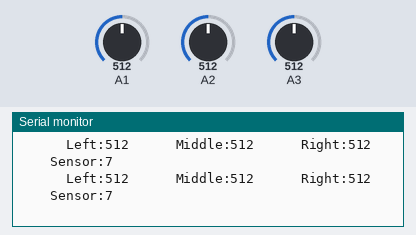
The sketch below on a simulated Arduino Uno, built with avr-gcc and run on an emulated ATmega328P. Parts: the last lines printed to the serial monitor. The test bench sets the inputs (shaded band); at power-on: A2 = 512, A3 = 512, A1 = 512.

Above: at 1.2 s.
1.3 s: A2 set to 604
At 1.4 s:
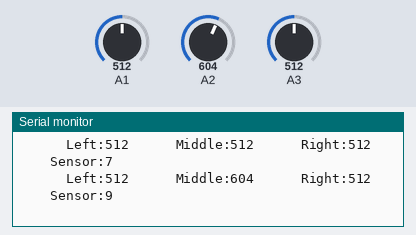
4.3 s: A2 set to 629
At 4.32 s:
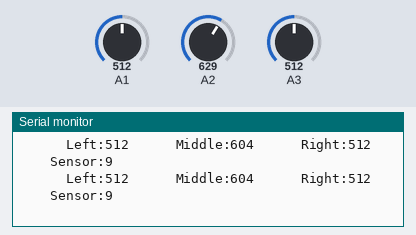
10.3 s: A3 set to 540
At 10.31 s:
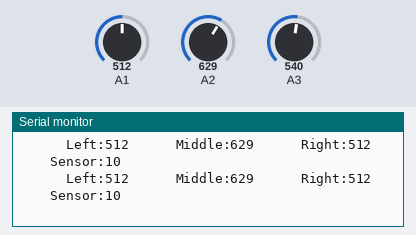
16.3 s: A1 set to 580
At 16.31 s:
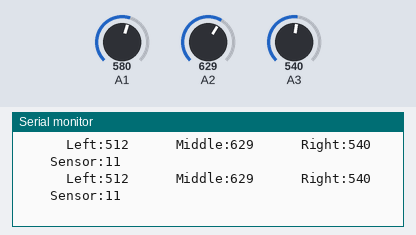
19.3 s: A1 set to 559
At 19.34 s:
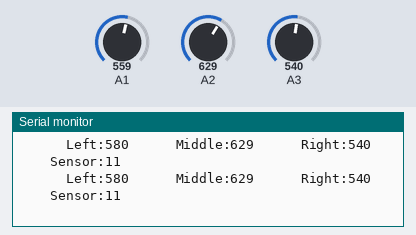
Timing chart, 0 to 22.3 s (numbered marks = the images above; inputs shaded):
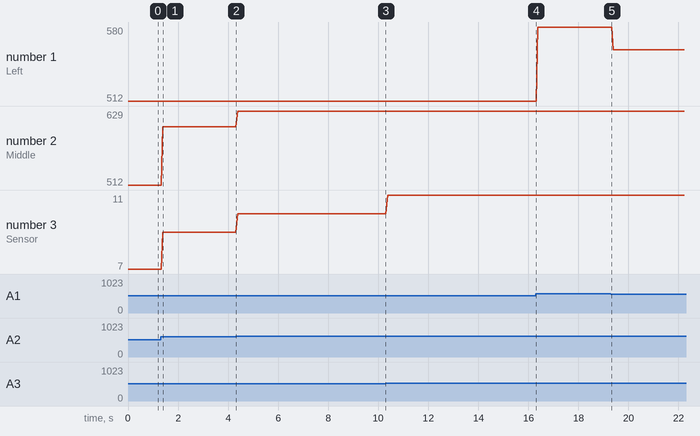

The sketch:

Car_For_Arduino.ino
```cpp
int Sensor_Left, Sensor_Middle, Sensor_Right, Sensor; //电磁巡线相关


/***********函数功能：初始化 相当于STM32里面的Main函数 作者：平衡小车之家************/
void setup()   {
  Serial.begin(9600);            //蓝牙控制    //开启串口
}
/******函数功能：主循环程序体*******/
void loop(){
  int sum;

    Sensor_Left =   analogRead(1);    // delay(2);
    Sensor_Middle = analogRead(2);    // delay(1);
    Sensor_Right =  analogRead(3);
    if (Sensor_Left + Sensor_Middle + Sensor_Right > 25) {
    sum = Sensor_Left * 1 + Sensor_Middle * 50 + Sensor_Right * 99; //归一化处理
    Sensor = sum / (Sensor_Left + Sensor_Middle + Sensor_Right); //求偏差
      }
     Serial.print("      Left:");
     Serial.print(Sensor_Left);
     Serial.print("      Middle:");
     Serial.print(Sensor_Middle);
     Serial.print("      Right:");
     Serial.print(Sensor_Right);
     Serial.print("      Sensor:");
     Serial.println(Sensor);
}
```

Measured:
- after the input at 1.3 s, the serial monitor: prints a new line after 0.10 s (image 1)
- plotted number 1: 512 → 580 after the input at 16.3 s, 580 → 559 after the input at 19.3 s
- plotted number 2: 512 → 604 after the input at 1.3 s, 604 → 629 after the input at 4.3 s
- plotted number 3: 7 → 9 after the input at 1.3 s, 9 → 10 after the input at 4.3 s, 10 → 11 after the input at 10.3 s
